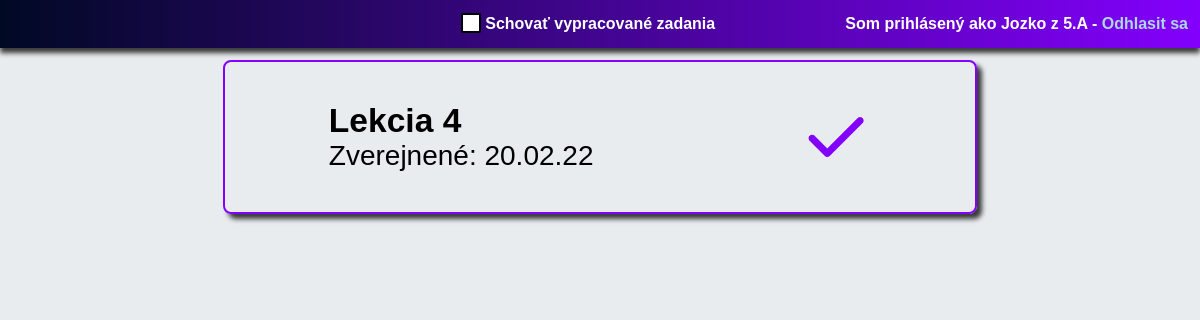
The page /slovicka/home/ (signed in) on the database as committed earlier.
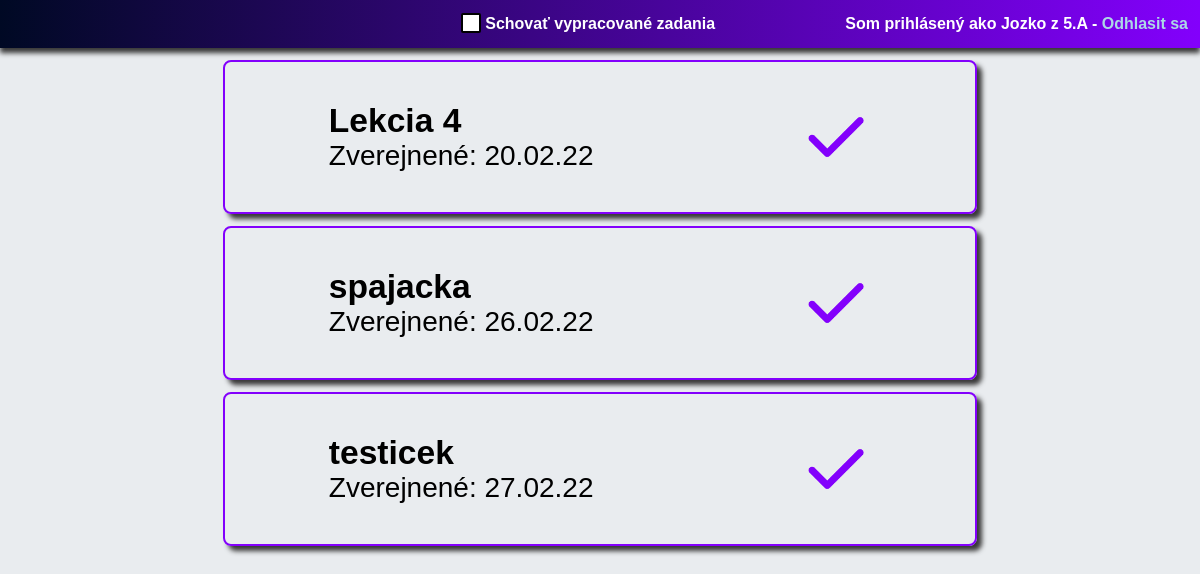
The same page on the database as committed later.
### slovicka/models.py (models this page shows, shortened)
class Cvicenie(models.Model):
    nazov = models.CharField(max_length=50)
    datum = models.DateTimeField('Datum uverejnenia')
    groups = tuple(Group.objects.all())
    vyber = zip(map(str,groups),map(str,groups))
    trieda = models.CharField(max_length=100, choices=vyber)
    typ = models.CharField(max_length = 100, choices = [('Dopisovanie', 'Dopisovanie'), ('Spajanie', 'Spajanie')], default='Dopisovanie')
    class Meta:
        verbose_name_plural = 'Cvicenia'

### slovicka/views.py (the view)
# urls.py: 2. Add a URL to urlpatterns:  path('', views.home, name='home')
def home(request):
    if request.user.is_authenticated:
        if request.user.groups.all():
            trieda = str(request.user.groups.all()[0])
        else:
            trieda = None
        zoznamcviceni = Cvicenie.objects.filter(trieda=trieda)
        pokusy = [i.cvicenie for i in Pokus.objects.filter(ziak=request.user)]
        hotove = []
        for i in pokusy:
            if i in zoznamcviceni:
                hotove.append(i)
        return render(request, 'slovicka/home.html', context={
            'cvicenia' : zoznamcviceni,
            'hotove' : hotove
        })
    else:
        return redirect('prihlasenie/')

### slovicka/templates/slovicka/home.html (shortened to what this page needs)
{% load static %}
<html lang="en">
<head>
    <link rel="stylesheet" href="{% static 'slovicka/styles.css' %}">
</head>
<body>
<div class="notlogged" id="logged">
    <div class="checkboxclass">
        <input type="checkbox" id="checkboxik" onclick="schovat()">
        <label for="checkboxik">Schovať vypracované zadania</label>
    </div>
    <div class="userinfo">Som prihlásený ako {{ user.get_username|title }} z {{user.groups.get}} - <a class="odhlasenie" href="/slovicka/odhlasenie">Odhlasit sa</a></div>
</div>
{% if cvicenia %}
<div class="cviceniacont">
{% for cvicenie in cvicenia %}
<div class="cvicenia {% if cvicenie in hotove %}hotove{% endif %}">
    <a class="linknacvicenie" href="{% url 'cvicenie' cvicenie.id %}">
        <div class="popis">
            <div class="nazov">
                {{ cvicenie.nazov }}
            </div>
            <div class="datum">
                Zverejnené: {{ cvicenie.datum|date:"d.m.y" }}
            </div>
        </div>
        <div class="state">
          {% if cvicenie in hotove %}<img class="statepng" src="{% static 'slovicka/checkmark.png' %}"> {% else %}
            <img class="statepng" src="{% static 'slovicka/clock.png' %}"> {% endif %}
        </div>
    </a>
</div>
</div>
{% endfor %}
{% endif %}
</body>
</html>

### slovicka/static/slovicka/styles.css (style rules this page uses)
body { font-family: sans-serif; margin: 0; background: #e9ecef; }
.notlogged { background: linear-gradient(90deg, rgba(0,9,36,1) 0%, rgba(131,0,252,1) 100%); height: 3em; color: white; line-height: 3em; padding-right: 2vw; font-weight: bold; text-align: right; margin-bottom: 1vw; box-shadow: 0px 5px 5px #383838; }
.odhlasenie { color: lightblue; font-weight: bold; text-decoration: none; }
.cvicenia { width: 100%; max-width: 750px; height: 100%; max-height: 150px; border: 2px solid #8300fc; border-radius: 8px; margin: 1vw auto; box-shadow: 5px 5px 5px #383838; font-size: 1.75em; }
.linknacvicenie { text-decoration: none; color: black; width: 100%; height: 100%; display: flex; flex-direction: row; justify-content: space-around; align-items: center; }
.statepng { width: 2.5em; float: right; }
.nazov { font-weight: bold; font-size: 1.2em; }
.popis { float: left; display: flex; justify-content: center; flex-direction: column; height: 5vw; }
.datum { font-size: 1em; }
.checkboxclass { text-align: center; }
#logged { position: relative; }
.userinfo { position: absolute; right: 1%; top: 0%; }
#checkboxik { appearance: none; margin: 0; background-color: #fff; width: 20px; height: 20px; border-radius: 0.15em; border: 0.15em solid black; color: black; cursor: pointer; transform: translateY(-1px); display: inline-grid; place-content: center; }
#checkboxik::before { content: ""; background: #8300fc; width: 10px; height: 10px; transform: scale(0); transition: 120ms transform ease-in-out; margin: 0; padding: 0; }

Rows that differ between the two databases and show on the page:
added Cvicenie: nazov "spajacka", datum "26.02.22"
added Cvicenie: nazov "testicek", datum "27.02.22"
